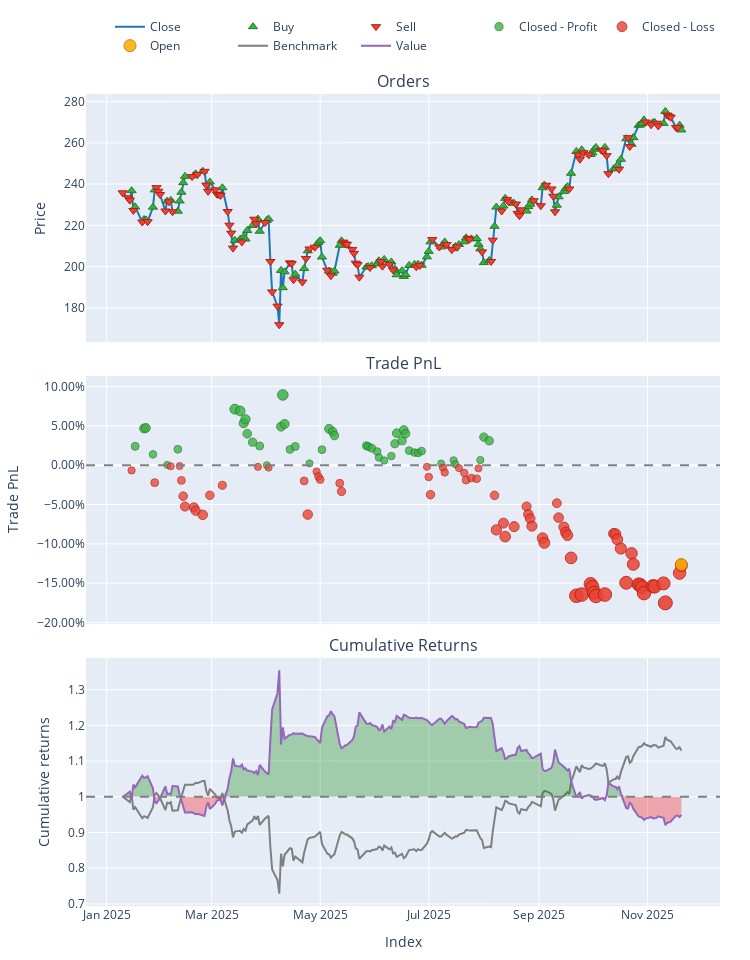

Notebook cell for this chart:
### Code cell
# Load Data
# (Ensure your CSV has columns like 'close', 'rsi', 'sma', etc.)
try:
    data = pd.read_csv('data/processed/AAPL_processed_2022.csv')
    if 'Date' in data.columns:
        data['Date'] = pd.to_datetime(data['Date'])
        data.set_index('Date', inplace=True)
    print("Data loaded successfully.")
except FileNotFoundError:
    print("Error: Data file not found. Check path.")

# Split Train/Test
split_idx = int(len(data) * 0.7)
train_df = data.iloc[:split_idx]
test_df = data.iloc[split_idx:]

# Initialize Trainer
trainer = ModelTrainerRL(config['reinforcement_learning'])

print("Training PPO Agent...")


env_params = config['reinforcement_learning']['environment']

env_train = TradingEnvRL(
    train_df, 
    initial_balance=env_params.get('initial_balance', 10000),
    commission=env_params.get('commission', 0.001),
    lookback_window=env_params.get('lookback_window', 30),
    reward_func='sharpe'  # or 'sharpe'
)

result = trainer.train_ppo(env_train)
model = result['model'] 

print("Training Complete.")

print("Generating Agent Predictions on Test Data...")


env_params = config['reinforcement_learning']['environment']


env_test = TradingEnvRL(
    test_df, 
    initial_balance=env_params.get('initial_balance', 100000),
    commission=env_params.get('commission', 0.001),
    lookback_window=env_params.get('lookback_window', 30),
    reward_func='sharpe'  # or 'sharpe'
)

obs, _ = env_test.reset()
done = False
actions = []

# Manual Inference Loop
while not done:
    action, _ = model.predict(obs, deterministic=True)
    actions.append(action[0]) 
    obs, _, terminated, truncated, _ = env_test.step(action)
    done = terminated or truncated


#  RUN BACKTEST ---
print("Running Backtest...")


backtester = PortfolioBacktesterRL(env_params) 

portfolio = backtester.run_backtest(
    price_data=test_df['close'], 
    predicted_weights=np.array(actions),
    lookback_window=env_params.get('lookback_window', 30) # Important for data alignment
)
comparison = backtester.compare_with_buy_and_hold_rl()
# Show Metrics
metrics = backtester.get_performance_metrics()
print("\n--- Strategy Performance ---")
for k, v in metrics.items():
    print(f"{k}: {v:.4f}")

# Plot
portfolio.plot().show()
